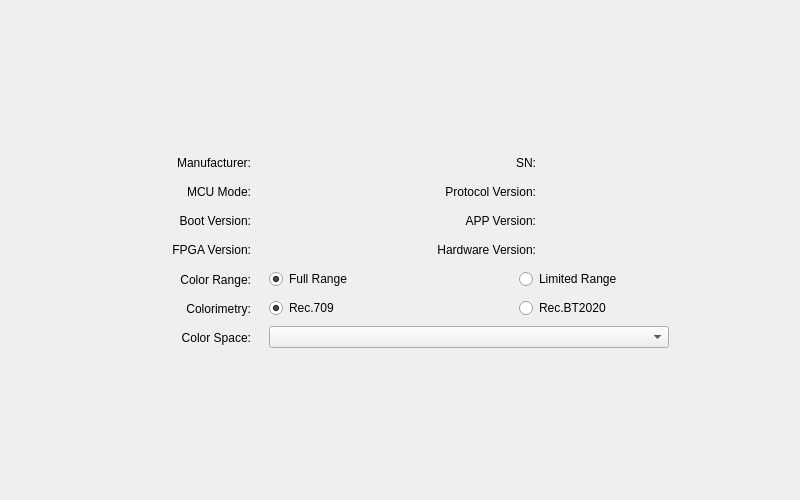
<?xml version="1.0" encoding="UTF-8"?>
<ui version="4.0">
 <class>SC1112_12G_Setting_Form</class>
 <widget class="QWidget" name="SC1112_12G_Setting_Form">
  <property name="geometry">
   <rect>
    <x>0</x>
    <y>0</y>
    <width>800</width>
    <height>500</height>
   </rect>
  </property>
  <property name="windowTitle">
   <string>Form</string>
  </property>
  <layout class="QHBoxLayout" name="horizontalLayout">
   <item>
    <spacer name="horizontalSpacer">
     <property name="orientation">
      <enum>Qt::Orientation::Horizontal</enum>
     </property>
     <property name="sizeType">
      <enum>QSizePolicy::Policy::Maximum</enum>
     </property>
     <property name="sizeHint" stdset="0">
      <size>
       <width>120</width>
       <height>20</height>
      </size>
     </property>
    </spacer>
   </item>
   <item>
    <layout class="QVBoxLayout" name="verticalLayout">
     <item>
      <spacer name="verticalSpacer">
       <property name="orientation">
        <enum>Qt::Orientation::Vertical</enum>
       </property>
       <property name="sizeType">
        <enum>QSizePolicy::Policy::Maximum</enum>
       </property>
       <property name="sizeHint" stdset="0">
        <size>
         <width>20</width>
         <height>140</height>
        </size>
       </property>
      </spacer>
     </item>
     <item>
      <layout class="QHBoxLayout" name="horizontalLayout_6">
       <property name="spacing">
        <number>18</number>
       </property>
       <item>
        <widget class="QLabel" name="label_4">
         <property name="sizePolicy">
          <sizepolicy hsizetype="Fixed" vsizetype="Preferred">
           <horstretch>0</horstretch>
           <verstretch>0</verstretch>
          </sizepolicy>
         </property>
         <property name="minimumSize">
          <size>
           <width>120</width>
           <height>0</height>
          </size>
         </property>
         <property name="maximumSize">
          <size>
           <width>120</width>
           <height>16777215</height>
          </size>
         </property>
         <property name="text">
          <string>Manufacturer:</string>
         </property>
         <property name="alignment">
          <set>Qt::AlignmentFlag::AlignRight|Qt::AlignmentFlag::AlignTrailing|Qt::AlignmentFlag::AlignVCenter</set>
         </property>
        </widget>
       </item>
       <item>
        <widget class="QLabel" name="label_manufacturer">
         <property name="sizePolicy">
          <sizepolicy hsizetype="Fixed" vsizetype="Preferred">
           <horstretch>0</horstretch>
           <verstretch>0</verstretch>
          </sizepolicy>
         </property>
         <property name="minimumSize">
          <size>
           <width>75</width>
           <height>0</height>
          </size>
         </property>
         <property name="maximumSize">
          <size>
           <width>75</width>
           <height>16777215</height>
          </size>
         </property>
         <property name="text">
          <string/>
         </property>
         <property name="textInteractionFlags">
          <set>Qt::TextInteractionFlag::TextSelectableByMouse</set>
         </property>
        </widget>
       </item>
       <item>
        <spacer name="horizontalSpacer_3">
         <property name="orientation">
          <enum>Qt::Orientation::Horizontal</enum>
         </property>
         <property name="sizeType">
          <enum>QSizePolicy::Policy::MinimumExpanding</enum>
         </property>
         <property name="sizeHint" stdset="0">
          <size>
           <width>0</width>
           <height>20</height>
          </size>
         </property>
        </spacer>
       </item>
       <item>
        <widget class="QLabel" name="label_2">
         <property name="sizePolicy">
          <sizepolicy hsizetype="Fixed" vsizetype="Preferred">
           <horstretch>0</horstretch>
           <verstretch>0</verstretch>
          </sizepolicy>
         </property>
         <property name="minimumSize">
          <size>
           <width>120</width>
           <height>0</height>
          </size>
         </property>
         <property name="maximumSize">
          <size>
           <width>125</width>
           <height>16777215</height>
          </size>
         </property>
         <property name="text">
          <string>SN:</string>
         </property>
         <property name="alignment">
          <set>Qt::AlignmentFlag::AlignRight|Qt::AlignmentFlag::AlignTrailing|Qt::AlignmentFlag::AlignVCenter</set>
         </property>
        </widget>
       </item>
       <item>
        <widget class="QLabel" name="label_sn">
         <property name="sizePolicy">
          <sizepolicy hsizetype="Fixed" vsizetype="Preferred">
           <horstretch>0</horstretch>
           <verstretch>0</verstretch>
          </sizepolicy>
         </property>
         <property name="minimumSize">
          <size>
           <width>115</width>
           <height>0</height>
          </size>
         </property>
         <property name="maximumSize">
          <size>
           <width>115</width>
           <height>16777215</height>
          </size>
         </property>
         <property name="text">
          <string/>
         </property>
         <property name="textInteractionFlags">
          <set>Qt::TextInteractionFlag::TextSelectableByMouse</set>
         </property>
        </widget>
       </item>
      </layout>
     </item>
     <item>
      <layout class="QHBoxLayout" name="horizontalLayout_4">
       <property name="spacing">
        <number>18</number>
       </property>
       <item>
        <widget class="QLabel" name="label_11">
         <property name="sizePolicy">
          <sizepolicy hsizetype="Fixed" vsizetype="Preferred">
           <horstretch>0</horstretch>
           <verstretch>0</verstretch>
          </sizepolicy>
         </property>
         <property name="minimumSize">
          <size>
           <width>120</width>
           <height>0</height>
          </size>
         </property>
         <property name="maximumSize">
          <size>
           <width>120</width>
           <height>16777215</height>
          </size>
         </property>
         <property name="text">
          <string>MCU Mode:</string>
         </property>
         <property name="alignment">
          <set>Qt::AlignmentFlag::AlignRight|Qt::AlignmentFlag::AlignTrailing|Qt::AlignmentFlag::AlignVCenter</set>
         </property>
        </widget>
       </item>
       <item>
        <widget class="QLabel" name="label_mcu_mode">
         <property name="sizePolicy">
          <sizepolicy hsizetype="Fixed" vsizetype="Preferred">
           <horstretch>0</horstretch>
           <verstretch>0</verstretch>
          </sizepolicy>
         </property>
         <property name="minimumSize">
          <size>
           <width>75</width>
           <height>0</height>
          </size>
         </property>
         <property name="maximumSize">
          <size>
           <width>75</width>
           <height>16777215</height>
          </size>
         </property>
         <property name="text">
          <string/>
         </property>
         <property name="textInteractionFlags">
          <set>Qt::TextInteractionFlag::TextSelectableByMouse</set>
         </property>
        </widget>
       </item>
       <item>
        <spacer name="horizontalSpacer_4">
         <property name="orientation">
          <enum>Qt::Orientation::Horizontal</enum>
         </property>
         <property name="sizeType">
          <enum>QSizePolicy::Policy::MinimumExpanding</enum>
         </property>
         <property name="sizeHint" stdset="0">
          <size>
           <width>0</width>
           <height>20</height>
          </size>
         </property>
        </spacer>
       </item>
       <item>
        <widget class="QLabel" name="label_7">
         <property name="sizePolicy">
          <sizepolicy hsizetype="Fixed" vsizetype="Preferred">
           <horstretch>0</horstretch>
           <verstretch>0</verstretch>
          </sizepolicy>
         </property>
         <property name="minimumSize">
          <size>
           <width>120</width>
           <height>0</height>
          </size>
         </property>
         <property name="maximumSize">
          <size>
           <width>125</width>
           <height>16777215</height>
          </size>
         </property>
         <property name="text">
          <string>Protocol Version:</string>
         </property>
         <property name="alignment">
          <set>Qt::AlignmentFlag::AlignRight|Qt::AlignmentFlag::AlignTrailing|Qt::AlignmentFlag::AlignVCenter</set>
         </property>
        </widget>
       </item>
       <item>
        <widget class="QLabel" name="label_protocol_ver">
         <property name="sizePolicy">
          <sizepolicy hsizetype="Fixed" vsizetype="Preferred">
           <horstretch>0</horstretch>
           <verstretch>0</verstretch>
          </sizepolicy>
         </property>
         <property name="minimumSize">
          <size>
           <width>115</width>
           <height>0</height>
          </size>
         </property>
         <property name="maximumSize">
          <size>
           <width>115</width>
           <height>16777215</height>
          </size>
         </property>
         <property name="text">
          <string/>
         </property>
         <property name="textInteractionFlags">
          <set>Qt::TextInteractionFlag::TextSelectableByMouse</set>
         </property>
        </widget>
       </item>
      </layout>
     </item>
     <item>
      <layout class="QHBoxLayout" name="horizontalLayout_3">
       <property name="spacing">
        <number>18</number>
       </property>
       <item>
        <widget class="QLabel" name="label_13">
         <property name="sizePolicy">
          <sizepolicy hsizetype="Fixed" vsizetype="Preferred">
           <horstretch>0</horstretch>
           <verstretch>0</verstretch>
          </sizepolicy>
         </property>
         <property name="minimumSize">
          <size>
           <width>120</width>
           <height>0</height>
          </size>
         </property>
         <property name="maximumSize">
          <size>
           <width>120</width>
           <height>16777215</height>
          </size>
         </property>
         <property name="text">
          <string>Boot Version:</string>
         </property>
         <property name="alignment">
          <set>Qt::AlignmentFlag::AlignRight|Qt::AlignmentFlag::AlignTrailing|Qt::AlignmentFlag::AlignVCenter</set>
         </property>
        </widget>
       </item>
       <item>
        <widget class="QLabel" name="label_boot_version">
         <property name="sizePolicy">
          <sizepolicy hsizetype="Fixed" vsizetype="Preferred">
           <horstretch>0</horstretch>
           <verstretch>0</verstretch>
          </sizepolicy>
         </property>
         <property name="minimumSize">
          <size>
           <width>75</width>
           <height>0</height>
          </size>
         </property>
         <property name="maximumSize">
          <size>
           <width>75</width>
           <height>16777215</height>
          </size>
         </property>
         <property name="text">
          <string/>
         </property>
         <property name="textInteractionFlags">
          <set>Qt::TextInteractionFlag::TextSelectableByMouse</set>
         </property>
        </widget>
       </item>
       <item>
        <spacer name="horizontalSpacer_5">
         <property name="orientation">
          <enum>Qt::Orientation::Horizontal</enum>
         </property>
         <property name="sizeType">
          <enum>QSizePolicy::Policy::MinimumExpanding</enum>
         </property>
         <property name="sizeHint" stdset="0">
          <size>
           <width>0</width>
           <height>20</height>
          </size>
         </property>
        </spacer>
       </item>
       <item>
        <widget class="QLabel" name="label_10">
         <property name="sizePolicy">
          <sizepolicy hsizetype="Fixed" vsizetype="Preferred">
           <horstretch>0</horstretch>
           <verstretch>0</verstretch>
          </sizepolicy>
         </property>
         <property name="minimumSize">
          <size>
           <width>120</width>
           <height>0</height>
          </size>
         </property>
         <property name="maximumSize">
          <size>
           <width>125</width>
           <height>16777215</height>
          </size>
         </property>
         <property name="text">
          <string>APP Version:</string>
         </property>
         <property name="alignment">
          <set>Qt::AlignmentFlag::AlignRight|Qt::AlignmentFlag::AlignTrailing|Qt::AlignmentFlag::AlignVCenter</set>
         </property>
        </widget>
       </item>
       <item>
        <widget class="QLabel" name="label_app_version">
         <property name="sizePolicy">
          <sizepolicy hsizetype="Fixed" vsizetype="Preferred">
           <horstretch>0</horstretch>
           <verstretch>0</verstretch>
          </sizepolicy>
         </property>
         <property name="minimumSize">
          <size>
           <width>115</width>
           <height>0</height>
          </size>
         </property>
         <property name="maximumSize">
          <size>
           <width>115</width>
           <height>16777215</height>
          </size>
         </property>
         <property name="text">
          <string/>
         </property>
         <property name="textInteractionFlags">
          <set>Qt::TextInteractionFlag::TextSelectableByMouse</set>
         </property>
        </widget>
       </item>
      </layout>
     </item>
     <item>
      <layout class="QHBoxLayout" name="horizontalLayout_2">
       <property name="spacing">
        <number>18</number>
       </property>
       <item>
        <widget class="QLabel" name="label_17">
         <property name="sizePolicy">
          <sizepolicy hsizetype="Fixed" vsizetype="Preferred">
           <horstretch>0</horstretch>
           <verstretch>0</verstretch>
          </sizepolicy>
         </property>
         <property name="minimumSize">
          <size>
           <width>120</width>
           <height>0</height>
          </size>
         </property>
         <property name="maximumSize">
          <size>
           <width>120</width>
           <height>16777215</height>
          </size>
         </property>
         <property name="text">
          <string>FPGA Version:</string>
         </property>
         <property name="alignment">
          <set>Qt::AlignmentFlag::AlignRight|Qt::AlignmentFlag::AlignTrailing|Qt::AlignmentFlag::AlignVCenter</set>
         </property>
        </widget>
       </item>
       <item>
        <widget class="QLabel" name="label_fpga_version">
         <property name="sizePolicy">
          <sizepolicy hsizetype="Fixed" vsizetype="Preferred">
           <horstretch>0</horstretch>
           <verstretch>0</verstretch>
          </sizepolicy>
         </property>
         <property name="minimumSize">
          <size>
           <width>75</width>
           <height>0</height>
          </size>
         </property>
         <property name="maximumSize">
          <size>
           <width>75</width>
           <height>16777215</height>
          </size>
         </property>
         <property name="text">
          <string/>
         </property>
         <property name="textInteractionFlags">
          <set>Qt::TextInteractionFlag::TextSelectableByMouse</set>
         </property>
        </widget>
       </item>
       <item>
        <spacer name="horizontalSpacer_6">
         <property name="orientation">
          <enum>Qt::Orientation::Horizontal</enum>
         </property>
         <property name="sizeType">
          <enum>QSizePolicy::Policy::MinimumExpanding</enum>
         </property>
         <property name="sizeHint" stdset="0">
          <size>
           <width>0</width>
           <height>20</height>
          </size>
         </property>
        </spacer>
       </item>
       <item>
        <widget class="QLabel" name="label_15">
         <property name="sizePolicy">
          <sizepolicy hsizetype="Fixed" vsizetype="Preferred">
           <horstretch>0</horstretch>
           <verstretch>0</verstretch>
          </sizepolicy>
         </property>
         <property name="minimumSize">
          <size>
           <width>120</width>
           <height>0</height>
          </size>
         </property>
         <property name="maximumSize">
          <size>
           <width>125</width>
           <height>16777215</height>
          </size>
         </property>
         <property name="text">
          <string>Hardware Version:</string>
         </property>
         <property name="alignment">
          <set>Qt::AlignmentFlag::AlignRight|Qt::AlignmentFlag::AlignTrailing|Qt::AlignmentFlag::AlignVCenter</set>
         </property>
        </widget>
       </item>
       <item>
        <widget class="QLabel" name="label_hardware_ver">
         <property name="sizePolicy">
          <sizepolicy hsizetype="Fixed" vsizetype="Preferred">
           <horstretch>0</horstretch>
           <verstretch>0</verstretch>
          </sizepolicy>
         </property>
         <property name="minimumSize">
          <size>
           <width>115</width>
           <height>0</height>
          </size>
         </property>
         <property name="maximumSize">
          <size>
           <width>115</width>
           <height>16777215</height>
          </size>
         </property>
         <property name="text">
          <string/>
         </property>
         <property name="textInteractionFlags">
          <set>Qt::TextInteractionFlag::TextSelectableByMouse</set>
         </property>
        </widget>
       </item>
      </layout>
     </item>
     <item>
      <widget class="QWidget" name="widget_hdmi_output" native="true">
       <property name="maximumSize">
        <size>
         <width>16777215</width>
         <height>34</height>
        </size>
       </property>
       <layout class="QHBoxLayout" name="horizontalLayout_5">
        <property name="spacing">
         <number>18</number>
        </property>
        <property name="leftMargin">
         <number>0</number>
        </property>
        <property name="topMargin">
         <number>0</number>
        </property>
        <property name="rightMargin">
         <number>0</number>
        </property>
        <property name="bottomMargin">
         <number>0</number>
        </property>
        <item>
         <widget class="QLabel" name="label_5">
          <property name="sizePolicy">
           <sizepolicy hsizetype="Fixed" vsizetype="Preferred">
            <horstretch>0</horstretch>
            <verstretch>0</verstretch>
           </sizepolicy>
          </property>
          <property name="minimumSize">
           <size>
            <width>120</width>
            <height>0</height>
           </size>
          </property>
          <property name="maximumSize">
           <size>
            <width>120</width>
            <height>16777215</height>
           </size>
          </property>
          <property name="text">
           <string>Color Range:</string>
          </property>
          <property name="alignment">
           <set>Qt::AlignmentFlag::AlignRight|Qt::AlignmentFlag::AlignTrailing|Qt::AlignmentFlag::AlignVCenter</set>
          </property>
         </widget>
        </item>
        <item>
         <widget class="QRadioButton" name="radioButton_full_hdmi">
          <property name="sizePolicy">
           <sizepolicy hsizetype="Fixed" vsizetype="Fixed">
            <horstretch>0</horstretch>
            <verstretch>0</verstretch>
           </sizepolicy>
          </property>
          <property name="minimumSize">
           <size>
            <width>120</width>
            <height>0</height>
           </size>
          </property>
          <property name="maximumSize">
           <size>
            <width>120</width>
            <height>16777215</height>
           </size>
          </property>
          <property name="text">
           <string>Full Range</string>
          </property>
          <property name="checked">
           <bool>true</bool>
          </property>
         </widget>
        </item>
        <item>
         <spacer name="horizontalSpacer_7">
          <property name="orientation">
           <enum>Qt::Orientation::Horizontal</enum>
          </property>
          <property name="sizeType">
           <enum>QSizePolicy::Policy::MinimumExpanding</enum>
          </property>
          <property name="sizeHint" stdset="0">
           <size>
            <width>0</width>
            <height>20</height>
           </size>
          </property>
         </spacer>
        </item>
        <item>
         <widget class="QRadioButton" name="radioButton_limited_hdmi">
          <property name="sizePolicy">
           <sizepolicy hsizetype="Fixed" vsizetype="Fixed">
            <horstretch>0</horstretch>
            <verstretch>0</verstretch>
           </sizepolicy>
          </property>
          <property name="minimumSize">
           <size>
            <width>135</width>
            <height>0</height>
           </size>
          </property>
          <property name="maximumSize">
           <size>
            <width>135</width>
            <height>16777215</height>
           </size>
          </property>
          <property name="text">
           <string>Limited Range</string>
          </property>
          <property name="checked">
           <bool>false</bool>
          </property>
         </widget>
        </item>
        <item>
         <spacer name="horizontalSpacer_8">
          <property name="orientation">
           <enum>Qt::Orientation::Horizontal</enum>
          </property>
          <property name="sizeType">
           <enum>QSizePolicy::Policy::Maximum</enum>
          </property>
          <property name="sizeHint" stdset="0">
           <size>
            <width>15</width>
            <height>20</height>
           </size>
          </property>
         </spacer>
        </item>
       </layout>
      </widget>
     </item>
     <item>
      <widget class="QWidget" name="widget_hdmi_output_2" native="true">
       <property name="maximumSize">
        <size>
         <width>16777215</width>
         <height>34</height>
        </size>
       </property>
       <layout class="QHBoxLayout" name="horizontalLayout_8">
        <property name="spacing">
         <number>18</number>
        </property>
        <property name="leftMargin">
         <number>0</number>
        </property>
        <property name="topMargin">
         <number>0</number>
        </property>
        <property name="rightMargin">
         <number>0</number>
        </property>
        <property name="bottomMargin">
         <number>0</number>
        </property>
        <item>
         <widget class="QLabel" name="label_6">
          <property name="sizePolicy">
           <sizepolicy hsizetype="Fixed" vsizetype="Preferred">
            <horstretch>0</horstretch>
            <verstretch>0</verstretch>
           </sizepolicy>
          </property>
          <property name="minimumSize">
           <size>
            <width>120</width>
            <height>0</height>
           </size>
          </property>
          <property name="maximumSize">
           <size>
            <width>120</width>
            <height>16777215</height>
           </size>
          </property>
          <property name="text">
           <string>Colorimetry:</string>
          </property>
          <property name="alignment">
           <set>Qt::AlignmentFlag::AlignRight|Qt::AlignmentFlag::AlignTrailing|Qt::AlignmentFlag::AlignVCenter</set>
          </property>
         </widget>
        </item>
        <item>
         <widget class="QRadioButton" name="radioButton_709">
          <property name="sizePolicy">
           <sizepolicy hsizetype="Fixed" vsizetype="Fixed">
            <horstretch>0</horstretch>
            <verstretch>0</verstretch>
           </sizepolicy>
          </property>
          <property name="minimumSize">
           <size>
            <width>120</width>
            <height>0</height>
           </size>
          </property>
          <property name="maximumSize">
           <size>
            <width>120</width>
            <height>16777215</height>
           </size>
          </property>
          <property name="text">
           <string>Rec.709</string>
          </property>
          <property name="checked">
           <bool>true</bool>
          </property>
          <attribute name="buttonGroup">
           <string notr="true">buttonGroup</string>
          </attribute>
         </widget>
        </item>
        <item>
         <spacer name="horizontalSpacer_9">
          <property name="orientation">
           <enum>Qt::Orientation::Horizontal</enum>
          </property>
          <property name="sizeType">
           <enum>QSizePolicy::Policy::MinimumExpanding</enum>
          </property>
          <property name="sizeHint" stdset="0">
           <size>
            <width>0</width>
            <height>20</height>
           </size>
          </property>
         </spacer>
        </item>
        <item>
         <widget class="QRadioButton" name="radioButton_2020">
          <property name="sizePolicy">
           <sizepolicy hsizetype="Fixed" vsizetype="Fixed">
            <horstretch>0</horstretch>
            <verstretch>0</verstretch>
           </sizepolicy>
          </property>
          <property name="minimumSize">
           <size>
            <width>135</width>
            <height>0</height>
           </size>
          </property>
          <property name="maximumSize">
           <size>
            <width>135</width>
            <height>16777215</height>
           </size>
          </property>
          <property name="text">
           <string>Rec.BT2020</string>
          </property>
          <property name="checked">
           <bool>false</bool>
          </property>
          <attribute name="buttonGroup">
           <string notr="true">buttonGroup</string>
          </attribute>
         </widget>
        </item>
        <item>
         <spacer name="horizontalSpacer_10">
          <property name="orientation">
           <enum>Qt::Orientation::Horizontal</enum>
          </property>
          <property name="sizeType">
           <enum>QSizePolicy::Policy::Maximum</enum>
          </property>
          <property name="sizeHint" stdset="0">
           <size>
            <width>15</width>
            <height>20</height>
           </size>
          </property>
         </spacer>
        </item>
       </layout>
      </widget>
     </item>
     <item>
      <widget class="QWidget" name="widget_color_space" native="true">
       <layout class="QHBoxLayout" name="horizontalLayout_7">
        <property name="spacing">
         <number>18</number>
        </property>
        <property name="leftMargin">
         <number>0</number>
        </property>
        <property name="topMargin">
         <number>0</number>
        </property>
        <property name="rightMargin">
         <number>0</number>
        </property>
        <property name="bottomMargin">
         <number>0</number>
        </property>
        <item>
         <widget class="QLabel" name="label">
          <property name="sizePolicy">
           <sizepolicy hsizetype="Fixed" vsizetype="Preferred">
            <horstretch>0</horstretch>
            <verstretch>0</verstretch>
           </sizepolicy>
          </property>
          <property name="minimumSize">
           <size>
            <width>120</width>
            <height>0</height>
           </size>
          </property>
          <property name="maximumSize">
           <size>
            <width>120</width>
            <height>16777215</height>
           </size>
          </property>
          <property name="text">
           <string>Color Space:</string>
          </property>
          <property name="alignment">
           <set>Qt::AlignmentFlag::AlignRight|Qt::AlignmentFlag::AlignTrailing|Qt::AlignmentFlag::AlignVCenter</set>
          </property>
         </widget>
        </item>
        <item>
         <widget class="CustomComboBox" name="comboBox__color_space"/>
        </item>
       </layout>
      </widget>
     </item>
     <item>
      <spacer name="verticalSpacer_2">
       <property name="orientation">
        <enum>Qt::Orientation::Vertical</enum>
       </property>
       <property name="sizeType">
        <enum>QSizePolicy::Policy::Maximum</enum>
       </property>
       <property name="sizeHint" stdset="0">
        <size>
         <width>20</width>
         <height>140</height>
        </size>
       </property>
      </spacer>
     </item>
    </layout>
   </item>
   <item>
    <spacer name="horizontalSpacer_2">
     <property name="orientation">
      <enum>Qt::Orientation::Horizontal</enum>
     </property>
     <property name="sizeType">
      <enum>QSizePolicy::Policy::Maximum</enum>
     </property>
     <property name="sizeHint" stdset="0">
      <size>
       <width>120</width>
       <height>20</height>
      </size>
     </property>
    </spacer>
   </item>
  </layout>
 </widget>
 <customwidgets>
  <customwidget>
   <class>CustomComboBox</class>
   <extends>QComboBox</extends>
   <header>src.components.CustomComboBox</header>
  </customwidget>
 </customwidgets>
 <resources/>
 <connections/>
 <buttongroups>
  <buttongroup name="buttonGroup"/>
 </buttongroups>
</ui>
